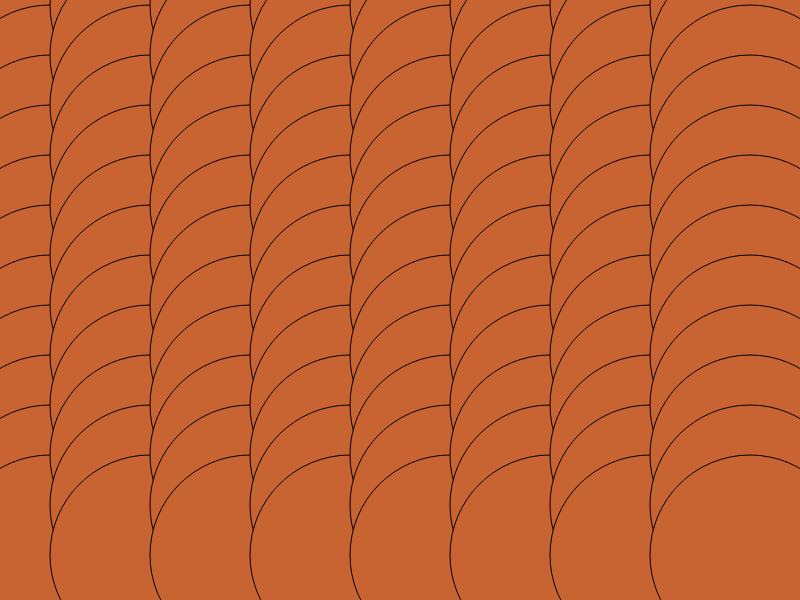
Frame 1 (no input)
Frame 60 (no input): identical to frame 1, image omitted
Frame 120 (the mouse pressed at the canvas centre since frame 60): identical to frame 1, image omitted

The p5.js sketch that drew this single still picture (run headless with seeded random() and noise() and a simulated clock; from frame 60 on, the mouse is pressed at the canvas centre):

// p5.js sketch
// ── sketch.js
 var x;
function setup(){
    
    createCanvas(800,600);
//   x = width/2;
}

function draw(){
    
    
    
    background(150,120,100);
//    x = 5;
//    line(x, 0, x, height);
//    x += 5;
//    line(x, 0, x, height);
//     x = x + 5;
//    line(x, 0, x, height);
//     x = x + 5;
//    line(x, 0, x, height);
    noFill();
    for(var i = 50; i<=width; i+=100){
        for(var j = 5; j < height; j+=50){
        
       
//        line(i,0, i, height);
        ellipse(i, j, 200, 200);
            fill(200,100,50);
    }
}
}
